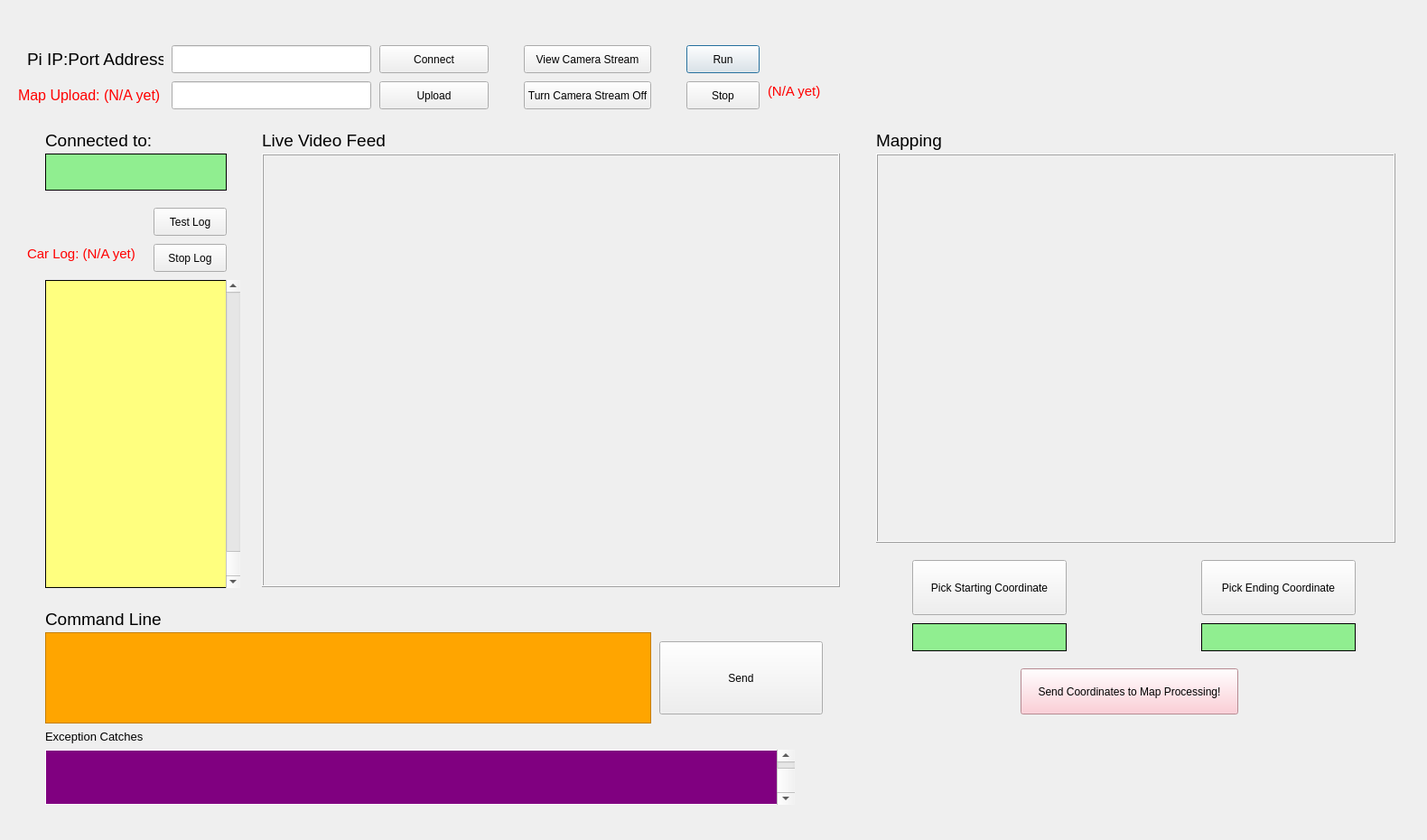
<?xml version="1.0" encoding="UTF-8"?>
<ui version="4.0">
 <class>Dialog</class>
 <widget class="QDialog" name="Dialog">
  <property name="geometry">
   <rect>
    <x>0</x>
    <y>0</y>
    <width>1580</width>
    <height>930</height>
   </rect>
  </property>
  <property name="contextMenuPolicy">
   <enum>Qt::PreventContextMenu</enum>
  </property>
  <property name="windowTitle">
   <string>Dialog</string>
  </property>
  <property name="autoFillBackground">
   <bool>false</bool>
  </property>
  <property name="styleSheet">
   <string notr="true"/>
  </property>
  <widget class="QPushButton" name="RunButton">
   <property name="geometry">
    <rect>
     <x>760</x>
     <y>50</y>
     <width>81</width>
     <height>31</height>
    </rect>
   </property>
   <property name="text">
    <string>Run</string>
   </property>
  </widget>
  <widget class="QPushButton" name="StopButton">
   <property name="geometry">
    <rect>
     <x>760</x>
     <y>90</y>
     <width>81</width>
     <height>31</height>
    </rect>
   </property>
   <property name="text">
    <string>Stop</string>
   </property>
  </widget>
  <widget class="QLineEdit" name="IPlineEdit">
   <property name="geometry">
    <rect>
     <x>190</x>
     <y>50</y>
     <width>221</width>
     <height>31</height>
    </rect>
   </property>
   <property name="text">
    <string/>
   </property>
  </widget>
  <widget class="QLabel" name="IPAddressLabel">
   <property name="geometry">
    <rect>
     <x>30</x>
     <y>50</y>
     <width>151</width>
     <height>31</height>
    </rect>
   </property>
   <property name="font">
    <font>
     <pointsize>14</pointsize>
    </font>
   </property>
   <property name="text">
    <string>Pi IP:Port Address</string>
   </property>
  </widget>
  <widget class="QLabel" name="CarLogTitle">
   <property name="geometry">
    <rect>
     <x>30</x>
     <y>260</y>
     <width>131</width>
     <height>41</height>
    </rect>
   </property>
   <property name="font">
    <font>
     <pointsize>11</pointsize>
    </font>
   </property>
   <property name="styleSheet">
    <string notr="true">color: red;</string>
   </property>
   <property name="text">
    <string>Car Log: (N/A yet)</string>
   </property>
  </widget>
  <widget class="QLabel" name="CarLogLabel">
   <property name="geometry">
    <rect>
     <x>50</x>
     <y>310</y>
     <width>201</width>
     <height>341</height>
    </rect>
   </property>
   <property name="font">
    <font>
     <pointsize>11</pointsize>
    </font>
   </property>
   <property name="autoFillBackground">
    <bool>false</bool>
   </property>
   <property name="styleSheet">
    <string notr="true">background-color: rgb(255, 255, 127);
</string>
   </property>
   <property name="frameShape">
    <enum>QFrame::Panel</enum>
   </property>
   <property name="text">
    <string/>
   </property>
   <property name="alignment">
    <set>Qt::AlignBottom|Qt::AlignLeading|Qt::AlignLeft</set>
   </property>
   <property name="wordWrap">
    <bool>false</bool>
   </property>
   <property name="textInteractionFlags">
    <set>Qt::NoTextInteraction</set>
   </property>
  </widget>
  <widget class="QPushButton" name="ConnectButton">
   <property name="geometry">
    <rect>
     <x>420</x>
     <y>50</y>
     <width>121</width>
     <height>31</height>
    </rect>
   </property>
   <property name="text">
    <string>Connect</string>
   </property>
  </widget>
  <widget class="QLabel" name="LiveVideoFeedLabelTitle">
   <property name="geometry">
    <rect>
     <x>290</x>
     <y>140</y>
     <width>141</width>
     <height>31</height>
    </rect>
   </property>
   <property name="font">
    <font>
     <pointsize>14</pointsize>
    </font>
   </property>
   <property name="text">
    <string>Live Video Feed</string>
   </property>
  </widget>
  <widget class="QLabel" name="IPAddressLabel_5">
   <property name="geometry">
    <rect>
     <x>20</x>
     <y>90</y>
     <width>161</width>
     <height>31</height>
    </rect>
   </property>
   <property name="font">
    <font>
     <pointsize>12</pointsize>
     <weight>50</weight>
     <bold>false</bold>
    </font>
   </property>
   <property name="styleSheet">
    <string notr="true">color: red;</string>
   </property>
   <property name="text">
    <string>Map Upload: (N/A yet)</string>
   </property>
  </widget>
  <widget class="QLineEdit" name="imageUploadEdit">
   <property name="geometry">
    <rect>
     <x>190</x>
     <y>90</y>
     <width>221</width>
     <height>31</height>
    </rect>
   </property>
   <property name="text">
    <string/>
   </property>
  </widget>
  <widget class="QPushButton" name="MapUploadButton">
   <property name="geometry">
    <rect>
     <x>420</x>
     <y>90</y>
     <width>121</width>
     <height>31</height>
    </rect>
   </property>
   <property name="text">
    <string>Upload</string>
   </property>
  </widget>
  <widget class="QPushButton" name="TestCamButton">
   <property name="geometry">
    <rect>
     <x>580</x>
     <y>50</y>
     <width>141</width>
     <height>31</height>
    </rect>
   </property>
   <property name="text">
    <string>View Camera Stream</string>
   </property>
  </widget>
  <widget class="QPushButton" name="TurnOffCamButton">
   <property name="geometry">
    <rect>
     <x>580</x>
     <y>90</y>
     <width>141</width>
     <height>31</height>
    </rect>
   </property>
   <property name="text">
    <string>Turn Camera Stream Off</string>
   </property>
  </widget>
  <widget class="QLabel" name="LiveCamView">
   <property name="geometry">
    <rect>
     <x>290</x>
     <y>170</y>
     <width>640</width>
     <height>480</height>
    </rect>
   </property>
   <property name="styleSheet">
    <string notr="true">background-color: &quot;red&quot;</string>
   </property>
   <property name="frameShape">
    <enum>QFrame::Box</enum>
   </property>
   <property name="frameShadow">
    <enum>QFrame::Raised</enum>
   </property>
   <property name="text">
    <string/>
   </property>
  </widget>
  <widget class="QLabel" name="CarLogTitle_2">
   <property name="geometry">
    <rect>
     <x>50</x>
     <y>140</y>
     <width>131</width>
     <height>31</height>
    </rect>
   </property>
   <property name="font">
    <font>
     <pointsize>14</pointsize>
    </font>
   </property>
   <property name="text">
    <string>Connected to:</string>
   </property>
  </widget>
  <widget class="QLabel" name="CarIPLabel">
   <property name="geometry">
    <rect>
     <x>50</x>
     <y>170</y>
     <width>201</width>
     <height>41</height>
    </rect>
   </property>
   <property name="font">
    <font>
     <pointsize>11</pointsize>
    </font>
   </property>
   <property name="autoFillBackground">
    <bool>false</bool>
   </property>
   <property name="styleSheet">
    <string notr="true">background-color: lightgreen;</string>
   </property>
   <property name="frameShape">
    <enum>QFrame::Box</enum>
   </property>
   <property name="frameShadow">
    <enum>QFrame::Plain</enum>
   </property>
   <property name="text">
    <string/>
   </property>
   <property name="alignment">
    <set>Qt::AlignCenter</set>
   </property>
  </widget>
  <widget class="QPushButton" name="stopLogButton">
   <property name="geometry">
    <rect>
     <x>170</x>
     <y>270</y>
     <width>81</width>
     <height>31</height>
    </rect>
   </property>
   <property name="text">
    <string>Stop Log</string>
   </property>
  </widget>
  <widget class="QPushButton" name="testLogButton">
   <property name="geometry">
    <rect>
     <x>170</x>
     <y>230</y>
     <width>81</width>
     <height>31</height>
    </rect>
   </property>
   <property name="text">
    <string>Test Log</string>
   </property>
  </widget>
  <widget class="QScrollArea" name="scrollArea">
   <property name="geometry">
    <rect>
     <x>50</x>
     <y>310</y>
     <width>201</width>
     <height>341</height>
    </rect>
   </property>
   <property name="sizePolicy">
    <sizepolicy hsizetype="Expanding" vsizetype="Expanding">
     <horstretch>0</horstretch>
     <verstretch>0</verstretch>
    </sizepolicy>
   </property>
   <property name="focusPolicy">
    <enum>Qt::WheelFocus</enum>
   </property>
   <property name="frameShadow">
    <enum>QFrame::Sunken</enum>
   </property>
   <property name="verticalScrollBarPolicy">
    <enum>Qt::ScrollBarAlwaysOn</enum>
   </property>
   <property name="widgetResizable">
    <bool>true</bool>
   </property>
   <property name="alignment">
    <set>Qt::AlignBottom|Qt::AlignJustify</set>
   </property>
   <widget class="QWidget" name="CarFeedContent_Scrollable">
    <property name="geometry">
     <rect>
      <x>0</x>
      <y>0</y>
      <width>182</width>
      <height>339</height>
     </rect>
    </property>
   </widget>
  </widget>
  <widget class="QScrollBar" name="sensorLog_verticalScrollBar">
   <property name="geometry">
    <rect>
     <x>250</x>
     <y>310</y>
     <width>16</width>
     <height>341</height>
    </rect>
   </property>
   <property name="sizePolicy">
    <sizepolicy hsizetype="Fixed" vsizetype="Expanding">
     <horstretch>0</horstretch>
     <verstretch>0</verstretch>
    </sizepolicy>
   </property>
   <property name="minimum">
    <number>0</number>
   </property>
   <property name="maximum">
    <number>16777212</number>
   </property>
   <property name="pageStep">
    <number>10</number>
   </property>
   <property name="value">
    <number>16777212</number>
   </property>
   <property name="sliderPosition">
    <number>16777212</number>
   </property>
   <property name="tracking">
    <bool>false</bool>
   </property>
   <property name="orientation">
    <enum>Qt::Vertical</enum>
   </property>
   <property name="invertedAppearance">
    <bool>false</bool>
   </property>
   <property name="invertedControls">
    <bool>true</bool>
   </property>
  </widget>
  <widget class="QLabel" name="noIPwarning">
   <property name="geometry">
    <rect>
     <x>190</x>
     <y>19</y>
     <width>211</width>
     <height>31</height>
    </rect>
   </property>
   <property name="styleSheet">
    <string notr="true">color: red;</string>
   </property>
   <property name="text">
    <string/>
   </property>
  </widget>
  <widget class="QLabel" name="CarLogTitle_4">
   <property name="geometry">
    <rect>
     <x>850</x>
     <y>80</y>
     <width>131</width>
     <height>41</height>
    </rect>
   </property>
   <property name="font">
    <font>
     <pointsize>11</pointsize>
    </font>
   </property>
   <property name="styleSheet">
    <string notr="true">color: red;</string>
   </property>
   <property name="text">
    <string>(N/A yet)</string>
   </property>
  </widget>
  <widget class="QTextEdit" name="cmd_line">
   <property name="geometry">
    <rect>
     <x>50</x>
     <y>700</y>
     <width>671</width>
     <height>101</height>
    </rect>
   </property>
   <property name="styleSheet">
    <string notr="true">background-color: orange;</string>
   </property>
  </widget>
  <widget class="QPushButton" name="sendCMD">
   <property name="geometry">
    <rect>
     <x>730</x>
     <y>710</y>
     <width>181</width>
     <height>81</height>
    </rect>
   </property>
   <property name="text">
    <string>Send</string>
   </property>
  </widget>
  <widget class="QLabel" name="IPAddressLabel_2">
   <property name="geometry">
    <rect>
     <x>50</x>
     <y>670</y>
     <width>151</width>
     <height>31</height>
    </rect>
   </property>
   <property name="font">
    <font>
     <pointsize>14</pointsize>
    </font>
   </property>
   <property name="text">
    <string>Command Line</string>
   </property>
  </widget>
  <widget class="QLabel" name="IPAddressLabel_3">
   <property name="geometry">
    <rect>
     <x>50</x>
     <y>800</y>
     <width>151</width>
     <height>31</height>
    </rect>
   </property>
   <property name="font">
    <font>
     <pointsize>10</pointsize>
    </font>
   </property>
   <property name="text">
    <string>Exception Catches</string>
   </property>
  </widget>
  <widget class="QLabel" name="MapProccesedImage">
   <property name="geometry">
    <rect>
     <x>970</x>
     <y>170</y>
     <width>575</width>
     <height>431</height>
    </rect>
   </property>
   <property name="styleSheet">
    <string notr="true">background-color: &quot;blue&quot;</string>
   </property>
   <property name="frameShape">
    <enum>QFrame::Box</enum>
   </property>
   <property name="frameShadow">
    <enum>QFrame::Raised</enum>
   </property>
   <property name="text">
    <string/>
   </property>
  </widget>
  <widget class="QLabel" name="MapTitle">
   <property name="geometry">
    <rect>
     <x>970</x>
     <y>140</y>
     <width>141</width>
     <height>31</height>
    </rect>
   </property>
   <property name="font">
    <font>
     <pointsize>14</pointsize>
    </font>
   </property>
   <property name="text">
    <string>Mapping</string>
   </property>
  </widget>
  <widget class="QPushButton" name="pickX">
   <property name="geometry">
    <rect>
     <x>1010</x>
     <y>620</y>
     <width>171</width>
     <height>61</height>
    </rect>
   </property>
   <property name="text">
    <string>Pick Starting Coordinate</string>
   </property>
  </widget>
  <widget class="QPushButton" name="pickY">
   <property name="geometry">
    <rect>
     <x>1330</x>
     <y>620</y>
     <width>171</width>
     <height>61</height>
    </rect>
   </property>
   <property name="text">
    <string>Pick Ending Coordinate</string>
   </property>
  </widget>
  <widget class="QLabel" name="Startcoord_textEdit">
   <property name="geometry">
    <rect>
     <x>1010</x>
     <y>690</y>
     <width>171</width>
     <height>31</height>
    </rect>
   </property>
   <property name="font">
    <font>
     <pointsize>11</pointsize>
    </font>
   </property>
   <property name="autoFillBackground">
    <bool>false</bool>
   </property>
   <property name="styleSheet">
    <string notr="true">background-color: lightgreen;</string>
   </property>
   <property name="frameShape">
    <enum>QFrame::Box</enum>
   </property>
   <property name="frameShadow">
    <enum>QFrame::Plain</enum>
   </property>
   <property name="text">
    <string/>
   </property>
   <property name="alignment">
    <set>Qt::AlignCenter</set>
   </property>
  </widget>
  <widget class="QLabel" name="Endcoord_textEdit">
   <property name="geometry">
    <rect>
     <x>1330</x>
     <y>690</y>
     <width>171</width>
     <height>31</height>
    </rect>
   </property>
   <property name="font">
    <font>
     <pointsize>11</pointsize>
    </font>
   </property>
   <property name="autoFillBackground">
    <bool>false</bool>
   </property>
   <property name="styleSheet">
    <string notr="true">background-color: lightgreen;</string>
   </property>
   <property name="frameShape">
    <enum>QFrame::Box</enum>
   </property>
   <property name="frameShadow">
    <enum>QFrame::Plain</enum>
   </property>
   <property name="text">
    <string/>
   </property>
   <property name="alignment">
    <set>Qt::AlignCenter</set>
   </property>
  </widget>
  <widget class="QPushButton" name="sendToMapProcessingButton">
   <property name="geometry">
    <rect>
     <x>1130</x>
     <y>740</y>
     <width>241</width>
     <height>51</height>
    </rect>
   </property>
   <property name="styleSheet">
    <string notr="true">background-color: pink</string>
   </property>
   <property name="text">
    <string>Send Coordinates to Map Processing!</string>
   </property>
  </widget>
  <widget class="QLabel" name="exception_line">
   <property name="geometry">
    <rect>
     <x>50</x>
     <y>830</y>
     <width>811</width>
     <height>61</height>
    </rect>
   </property>
   <property name="font">
    <font>
     <pointsize>11</pointsize>
    </font>
   </property>
   <property name="autoFillBackground">
    <bool>false</bool>
   </property>
   <property name="styleSheet">
    <string notr="true">background-color: purple; color: white;</string>
   </property>
   <property name="frameShape">
    <enum>QFrame::Panel</enum>
   </property>
   <property name="text">
    <string/>
   </property>
   <property name="alignment">
    <set>Qt::AlignBottom|Qt::AlignLeading|Qt::AlignLeft</set>
   </property>
   <property name="wordWrap">
    <bool>false</bool>
   </property>
   <property name="textInteractionFlags">
    <set>Qt::NoTextInteraction</set>
   </property>
  </widget>
  <widget class="QScrollArea" name="err_scrollArea">
   <property name="geometry">
    <rect>
     <x>50</x>
     <y>830</y>
     <width>811</width>
     <height>61</height>
    </rect>
   </property>
   <property name="sizePolicy">
    <sizepolicy hsizetype="Expanding" vsizetype="Expanding">
     <horstretch>0</horstretch>
     <verstretch>0</verstretch>
    </sizepolicy>
   </property>
   <property name="focusPolicy">
    <enum>Qt::WheelFocus</enum>
   </property>
   <property name="frameShadow">
    <enum>QFrame::Sunken</enum>
   </property>
   <property name="verticalScrollBarPolicy">
    <enum>Qt::ScrollBarAlwaysOn</enum>
   </property>
   <property name="widgetResizable">
    <bool>true</bool>
   </property>
   <property name="alignment">
    <set>Qt::AlignBottom|Qt::AlignJustify</set>
   </property>
   <widget class="QWidget" name="CarFeedContent_Scrollable_2">
    <property name="geometry">
     <rect>
      <x>0</x>
      <y>0</y>
      <width>792</width>
      <height>59</height>
     </rect>
    </property>
   </widget>
  </widget>
  <widget class="QScrollBar" name="err_verticalScrollBar">
   <property name="geometry">
    <rect>
     <x>860</x>
     <y>830</y>
     <width>20</width>
     <height>61</height>
    </rect>
   </property>
   <property name="sizePolicy">
    <sizepolicy hsizetype="Fixed" vsizetype="Expanding">
     <horstretch>0</horstretch>
     <verstretch>0</verstretch>
    </sizepolicy>
   </property>
   <property name="minimum">
    <number>0</number>
   </property>
   <property name="maximum">
    <number>16777212</number>
   </property>
   <property name="pageStep">
    <number>10</number>
   </property>
   <property name="value">
    <number>16777212</number>
   </property>
   <property name="sliderPosition">
    <number>16777212</number>
   </property>
   <property name="tracking">
    <bool>false</bool>
   </property>
   <property name="orientation">
    <enum>Qt::Vertical</enum>
   </property>
   <property name="invertedAppearance">
    <bool>false</bool>
   </property>
   <property name="invertedControls">
    <bool>true</bool>
   </property>
  </widget>
  <zorder>err_scrollArea</zorder>
  <zorder>scrollArea</zorder>
  <zorder>RunButton</zorder>
  <zorder>StopButton</zorder>
  <zorder>IPlineEdit</zorder>
  <zorder>IPAddressLabel</zorder>
  <zorder>CarLogTitle</zorder>
  <zorder>CarLogLabel</zorder>
  <zorder>ConnectButton</zorder>
  <zorder>LiveVideoFeedLabelTitle</zorder>
  <zorder>IPAddressLabel_5</zorder>
  <zorder>imageUploadEdit</zorder>
  <zorder>MapUploadButton</zorder>
  <zorder>TestCamButton</zorder>
  <zorder>TurnOffCamButton</zorder>
  <zorder>LiveCamView</zorder>
  <zorder>CarLogTitle_2</zorder>
  <zorder>CarIPLabel</zorder>
  <zorder>stopLogButton</zorder>
  <zorder>testLogButton</zorder>
  <zorder>sensorLog_verticalScrollBar</zorder>
  <zorder>noIPwarning</zorder>
  <zorder>CarLogTitle_4</zorder>
  <zorder>cmd_line</zorder>
  <zorder>sendCMD</zorder>
  <zorder>IPAddressLabel_2</zorder>
  <zorder>IPAddressLabel_3</zorder>
  <zorder>MapProccesedImage</zorder>
  <zorder>MapTitle</zorder>
  <zorder>pickX</zorder>
  <zorder>pickY</zorder>
  <zorder>Startcoord_textEdit</zorder>
  <zorder>Endcoord_textEdit</zorder>
  <zorder>sendToMapProcessingButton</zorder>
  <zorder>exception_line</zorder>
  <zorder>err_verticalScrollBar</zorder>
 </widget>
 <resources/>
 <connections/>
</ui>
